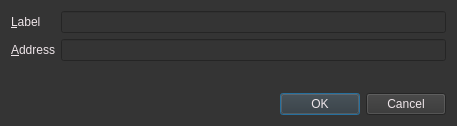
<?xml version="1.0" encoding="UTF-8"?>
<ui version="4.0">
 <class>EditAddressDialog</class>
 <widget class="QDialog" name="EditAddressDialog">
  <property name="geometry">
   <rect>
    <x>0</x>
    <y>0</y>
    <width>457</width>
    <height>126</height>
   </rect>
  </property>
  <property name="windowTitle">
   <string>Edit Address</string>
  </property>
  <property name="styleSheet">
   <string notr="true">background:rgb(52,52,52);color:rgb(238,229,233);</string>
  </property>
  <layout class="QVBoxLayout" name="verticalLayout">
   <item>
    <layout class="QFormLayout" name="formLayout">
     <property name="fieldGrowthPolicy">
      <enum>QFormLayout::AllNonFixedFieldsGrow</enum>
     </property>
     <item row="0" column="0">
      <widget class="QLabel" name="label">
       <property name="text">
        <string>&amp;Label</string>
       </property>
       <property name="buddy">
        <cstring>labelEdit</cstring>
       </property>
      </widget>
     </item>
     <item row="0" column="1">
      <widget class="QLineEdit" name="labelEdit">
       <property name="toolTip">
        <string>The label associated with this address book entry</string>
       </property>
      </widget>
     </item>
     <item row="1" column="0">
      <widget class="QLabel" name="label_2">
       <property name="text">
        <string>&amp;Address</string>
       </property>
       <property name="buddy">
        <cstring>addressEdit</cstring>
       </property>
      </widget>
     </item>
     <item row="1" column="1">
      <widget class="QLineEdit" name="addressEdit">
       <property name="toolTip">
        <string>The address associated with this address book entry. This can only be modified for sending addresses.</string>
       </property>
      </widget>
     </item>
    </layout>
   </item>
   <item>
    <widget class="QDialogButtonBox" name="buttonBox">
     <property name="orientation">
      <enum>Qt::Horizontal</enum>
     </property>
     <property name="standardButtons">
      <set>QDialogButtonBox::Cancel|QDialogButtonBox::Ok</set>
     </property>
    </widget>
   </item>
  </layout>
 </widget>
 <resources/>
 <connections>
  <connection>
   <sender>buttonBox</sender>
   <signal>accepted()</signal>
   <receiver>EditAddressDialog</receiver>
   <slot>accept()</slot>
   <hints>
    <hint type="sourcelabel">
     <x>248</x>
     <y>254</y>
    </hint>
    <hint type="destinationlabel">
     <x>157</x>
     <y>274</y>
    </hint>
   </hints>
  </connection>
  <connection>
   <sender>buttonBox</sender>
   <signal>rejected()</signal>
   <receiver>EditAddressDialog</receiver>
   <slot>reject()</slot>
   <hints>
    <hint type="sourcelabel">
     <x>316</x>
     <y>260</y>
    </hint>
    <hint type="destinationlabel">
     <x>286</x>
     <y>274</y>
    </hint>
   </hints>
  </connection>
 </connections>
</ui>
